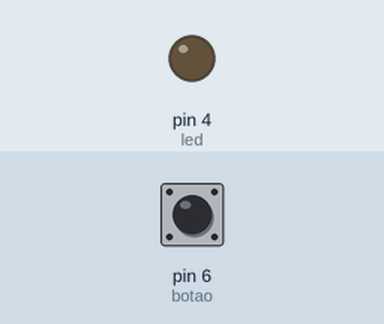
Recording of a sketch running on a simulated Arduino Uno, built with avr-gcc and run on an emulated ATmega328P. On the bench: output pins drawn as LEDs (lit = HIGH). Inputs (shaded band) come from the test bench; at power-on: pin 6 (botao) LOW.

Above: at 4.8 s.
4.9 s: pin 6 (botao) pulled HIGH for 2.35 s
At 7.3 s:
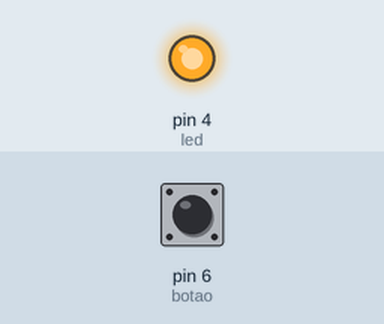
Timing chart, 0 to 10.8 s (numbered marks = the images above; inputs shaded):
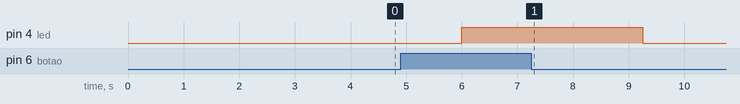

The sketch:

exercise08.ino
```cpp
/*
08- Escreva um programa que acenda o LED sempre que o sensor de movimento detectar
movimento e o apague após um intervalo de tempo.
*/


// C++ code
//
int botao = 6;
int led = 4;

void setup () {
  pinMode(led, OUTPUT);
  pinMode(botao, INPUT);
  Serial.begin(9600);
}

void loop () {
	bool estadoBotao = false;
    estadoBotao = digitalRead(botao);

  if (estadoBotao == true) {
    digitalWrite(led, 1);
    return;
  }
  delay(2000);
  digitalWrite(led, 0);

}
```

Measured:
- after the input at 4.9 s, pin 4 (led): LOW → HIGH after 1.1 s, → LOW 3.2 s later
